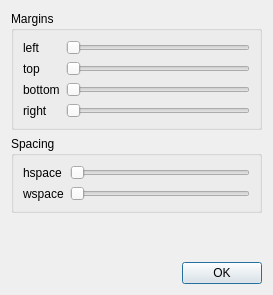
<?xml version="1.0" encoding="UTF-8"?>
<ui version="4.0">
 <class>frmMatplotlibSubfigConfig</class>
 <widget class="QDialog" name="frmMatplotlibSubfigConfig">
  <property name="geometry">
   <rect>
    <x>0</x>
    <y>0</y>
    <width>273</width>
    <height>295</height>
   </rect>
  </property>
  <property name="windowTitle">
   <string>Subplot Configuration Tool</string>
  </property>
  <layout class="QVBoxLayout" name="verticalLayout">
   <item>
    <widget class="QGroupBox" name="groupBox">
     <property name="title">
      <string>Margins</string>
     </property>
     <layout class="QGridLayout" name="gridLayout">
      <item row="0" column="0">
       <widget class="QLabel" name="label">
        <property name="text">
         <string>left</string>
        </property>
       </widget>
      </item>
      <item row="0" column="1">
       <widget class="QSlider" name="sliderLeft">
        <property name="maximum">
         <number>1000</number>
        </property>
        <property name="singleStep">
         <number>5</number>
        </property>
        <property name="orientation">
         <enum>Qt::Horizontal</enum>
        </property>
       </widget>
      </item>
      <item row="1" column="0">
       <widget class="QLabel" name="label_2">
        <property name="text">
         <string>top</string>
        </property>
       </widget>
      </item>
      <item row="1" column="1">
       <widget class="QSlider" name="sliderTop">
        <property name="maximum">
         <number>1000</number>
        </property>
        <property name="singleStep">
         <number>5</number>
        </property>
        <property name="orientation">
         <enum>Qt::Horizontal</enum>
        </property>
       </widget>
      </item>
      <item row="2" column="0">
       <widget class="QLabel" name="label_3">
        <property name="text">
         <string>bottom</string>
        </property>
       </widget>
      </item>
      <item row="2" column="1">
       <widget class="QSlider" name="sliderBottom">
        <property name="maximum">
         <number>1000</number>
        </property>
        <property name="singleStep">
         <number>5</number>
        </property>
        <property name="orientation">
         <enum>Qt::Horizontal</enum>
        </property>
       </widget>
      </item>
      <item row="3" column="0">
       <widget class="QLabel" name="label_4">
        <property name="text">
         <string>right</string>
        </property>
       </widget>
      </item>
      <item row="3" column="1">
       <widget class="QSlider" name="sliderRight">
        <property name="maximum">
         <number>1000</number>
        </property>
        <property name="singleStep">
         <number>5</number>
        </property>
        <property name="orientation">
         <enum>Qt::Horizontal</enum>
        </property>
       </widget>
      </item>
     </layout>
    </widget>
   </item>
   <item>
    <widget class="QGroupBox" name="groupBox_2">
     <property name="title">
      <string>Spacing</string>
     </property>
     <layout class="QGridLayout" name="gridLayout_2">
      <item row="0" column="0">
       <widget class="QLabel" name="label_5">
        <property name="text">
         <string>hspace</string>
        </property>
       </widget>
      </item>
      <item row="0" column="1">
       <widget class="QSlider" name="sliderHSpace">
        <property name="maximum">
         <number>1000</number>
        </property>
        <property name="singleStep">
         <number>5</number>
        </property>
        <property name="orientation">
         <enum>Qt::Horizontal</enum>
        </property>
       </widget>
      </item>
      <item row="1" column="0">
       <widget class="QLabel" name="label_6">
        <property name="text">
         <string>wspace</string>
        </property>
       </widget>
      </item>
      <item row="1" column="1">
       <widget class="QSlider" name="sliderWSpace">
        <property name="maximum">
         <number>1000</number>
        </property>
        <property name="singleStep">
         <number>5</number>
        </property>
        <property name="orientation">
         <enum>Qt::Horizontal</enum>
        </property>
       </widget>
      </item>
     </layout>
    </widget>
   </item>
   <item>
    <spacer name="verticalSpacer">
     <property name="orientation">
      <enum>Qt::Vertical</enum>
     </property>
     <property name="sizeHint" stdset="0">
      <size>
       <width>20</width>
       <height>40</height>
      </size>
     </property>
    </spacer>
   </item>
   <item>
    <widget class="QDialogButtonBox" name="buttonBox">
     <property name="orientation">
      <enum>Qt::Horizontal</enum>
     </property>
     <property name="standardButtons">
      <set>QDialogButtonBox::Ok</set>
     </property>
    </widget>
   </item>
  </layout>
 </widget>
 <resources/>
 <connections>
  <connection>
   <sender>buttonBox</sender>
   <signal>accepted()</signal>
   <receiver>frmMatplotlibSubfigConfig</receiver>
   <slot>accept()</slot>
   <hints>
    <hint type="sourcelabel">
     <x>248</x>
     <y>254</y>
    </hint>
    <hint type="destinationlabel">
     <x>157</x>
     <y>274</y>
    </hint>
   </hints>
  </connection>
  <connection>
   <sender>buttonBox</sender>
   <signal>rejected()</signal>
   <receiver>frmMatplotlibSubfigConfig</receiver>
   <slot>reject()</slot>
   <hints>
    <hint type="sourcelabel">
     <x>316</x>
     <y>260</y>
    </hint>
    <hint type="destinationlabel">
     <x>286</x>
     <y>274</y>
    </hint>
   </hints>
  </connection>
 </connections>
</ui>
